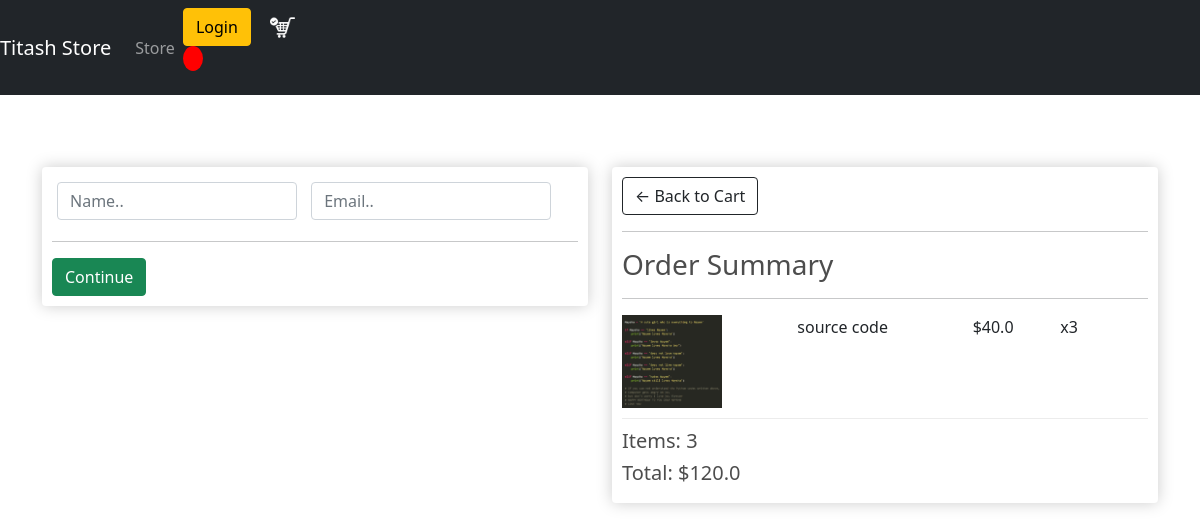
Screenshot of /checkout/ (signed in) with the database file from the repository.
### store/models.py (models this page shows, shortened)
class OrderItem(models.Model):
    product = models.ForeignKey(
        Product, on_delete=models.SET_NULL, null=True)
    order = models.ForeignKey(Order, on_delete=models.SET_NULL, null=True)
    quantity = models.IntegerField(default=0, null=True, blank=True)
    date_added = models.DateTimeField(auto_now_add=True)
    @property
    def get_total(self):
        total = self.product.price * self.quantity
        return total

class Product(models.Model):
    name = models.CharField(max_length=100)
    price = models.FloatField()
    product_image = models.ImageField(null=True, blank=True)
    digital = models.BooleanField(default=False, null=True, blank=True)
    @property
    def imageURL(self):
        try:
            url = self.product_image.url
        except:
            url = ''
        return url

class Order(models.Model):
    customer = models.ForeignKey(
        Customer, on_delete=models.SET_NULL, null=True, blank=True)
    order_date = models.DateTimeField(auto_now_add=True)
    complete = models.BooleanField(default=False)
    transaction_id = models.CharField(max_length=100, blank=True)
    @property
    def get_cart_total(self):
        orderitems = self.orderitem_set.all()
        all = [item.get_total for item in orderitems]
        total = sum(all)
        return total
    @property
    def get_cart_Item_total(self):
        orderitems = self.orderitem_set.all()
        all = [item.quantity for item in orderitems]
        total = sum(all)
        return total
    @property
    def shipping(self):
        shipping = False
        orderitems = self.orderitem_set.all()
        for i in orderitems:
            if i.product.digital == False:
                shipping = True
        return shipping

### store/views.py (the view)
# urls.py: path('checkout/', views.checkout, name='checkout'),
def checkout(request):
    template = 'checkout.html'
    if request.user.is_authenticated:
        customer = request.user.customer  # user app to customer app by one to one relation
        order, created = Order.objects.get_or_create(
            customer=customer, complete=False)
        items = order.orderitem_set.all()  # it will return exact user's order item
    else:
        items = []
        order = {'get_cart_Item_total': 0, 'get_cart_total': 0, 'shipping': False}
    context = {
        'items': items,
        'order': order,
    }
    return render(request, template_name=template, context=context)

### templates/checkout.html (shortened to what this page needs)
{% extends 'main.html' %}
{% load static %}
{% block content %}
 <div class="row">
		<div class="col-lg-6">
			<div class="box-element" id="form-wrapper">
				<form id="form">
					<div id="user-info">
						<div class="form-field">
							<input required class="form-control" type="text" name="name" placeholder="Name..">
						</div>
						<div class="form-field">
							<input required class="form-control" type="email" name="email" placeholder="Email..">
						</div>
					</div>
					<hr>
					<input id="form-button" class="btn btn-success btn-block" type="submit" value="Continue">
				</form>
			</div>
			<br>
		</div>
		<div class="col-lg-6">
			<div class="box-element">
				<a class="btn btn-outline-dark" href="{% url 'cart' %}">&#x2190; Back to Cart</a>
				<hr>
				<h3>Order Summary</h3>
				<hr>
				{% for item in items %}
				<div class="cart-row">
					<div style="flex:2"><img class="row-image" src="{{item.product.imageURL}}"></div>
					<div style="flex:2"><p>{{item.product.name}}</p></div>
					<div style="flex:1"><p>${{item.product.price}}</p></div>
					<div style="flex:1"><p>x{{item.quantity}}</p></div>
				</div>
				{% endfor %}
				<h5>Items:   {{order.get_cart_Item_total}}</h5>
				<h5>Total:   ${{order.get_cart_total}}</h5>
			</div>
		</div>
	</div>
{% endblock content %}

### static/css/main.css (style rules this page uses)
body { background-color: hsl(0, 0%, 98%); }
h1,h2,h3,h4,h5,h6 { color:hsl(0, 0%, 30%); }
.box-element { box-shadow:hsl(0, 0%, 80%) 0 0 16px; background-color: #fff; border-radius: 4px; padding: 10px; }
.col-lg-4, .col-lg-6, .col-lg-8, .col-lg-12 { margin-top: 10px; }
.btn { border-radius: 0; }
.row-image { width: 100px; }
.form-field { width:250px; display: inline-block; padding: 5px; }
.cart-row { display: flex; align-items: flex-stretch; padding-bottom: 10px; margin-bottom: 10px; border-bottom: 1px solid #ececec; }

### rows the page displays
OrderItem: product.imageURL (picture), product.name "source code", product.price "40.0", quantity "3"
Order: get_cart_Item_total "3", get_cart_total "120.0"
